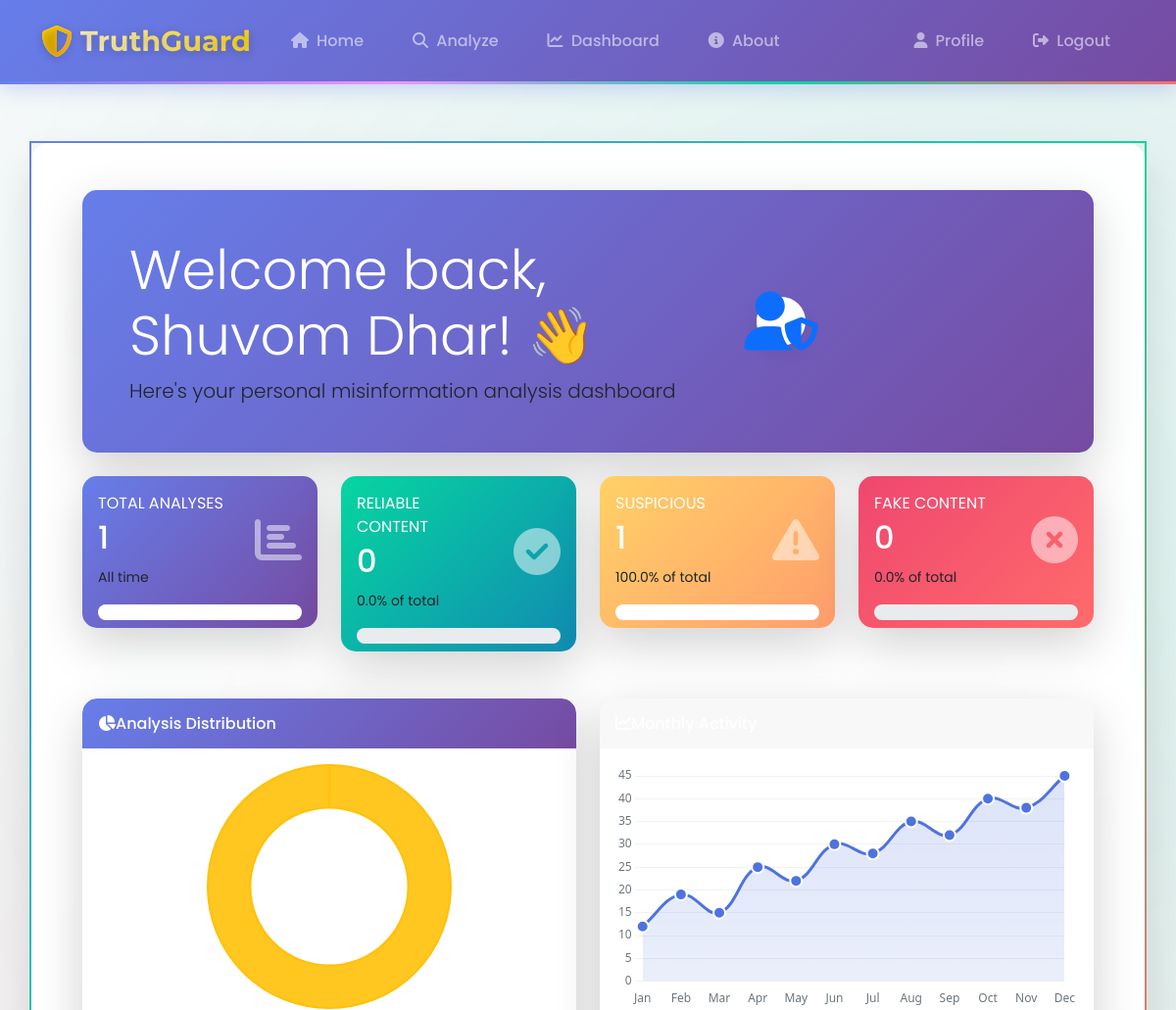
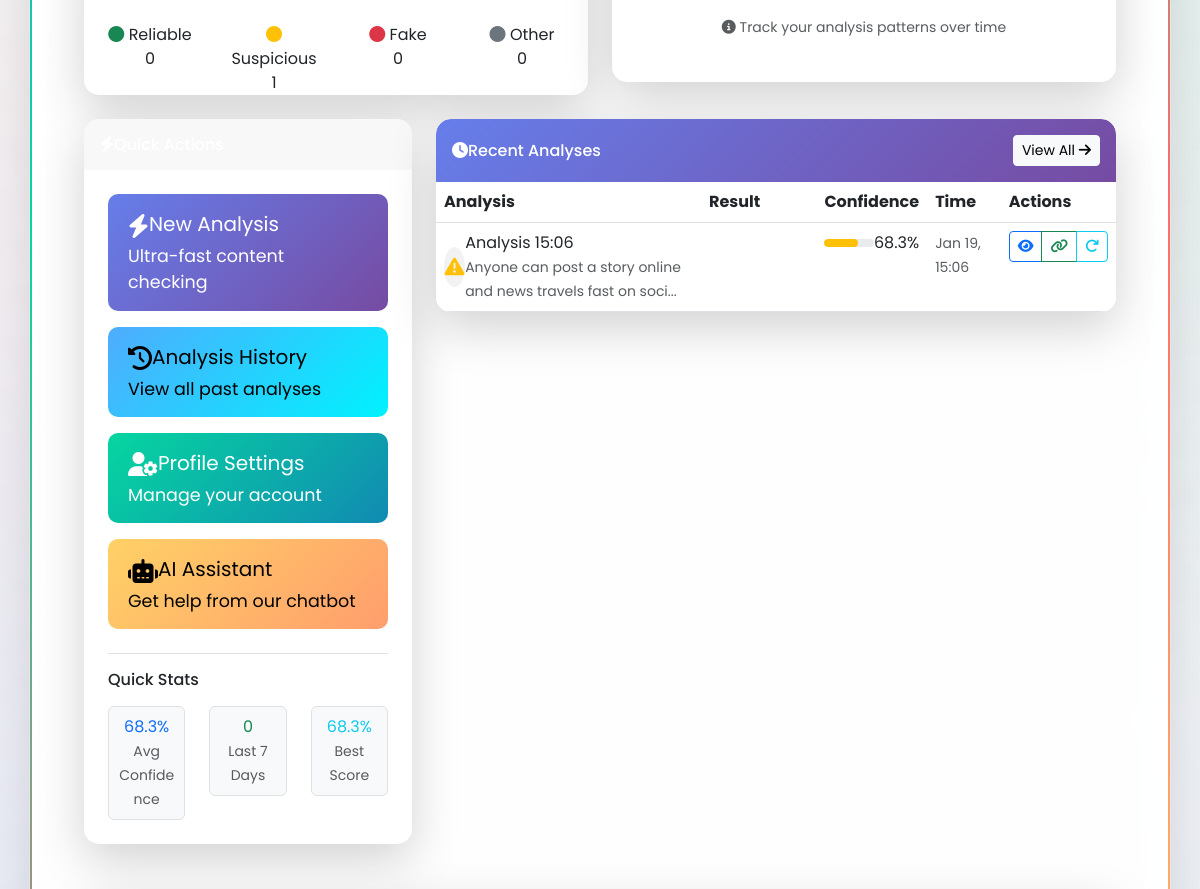
/dashboard (signed in, upper part), run on an earlier commit of the app's database (2 pictures, top to bottom).
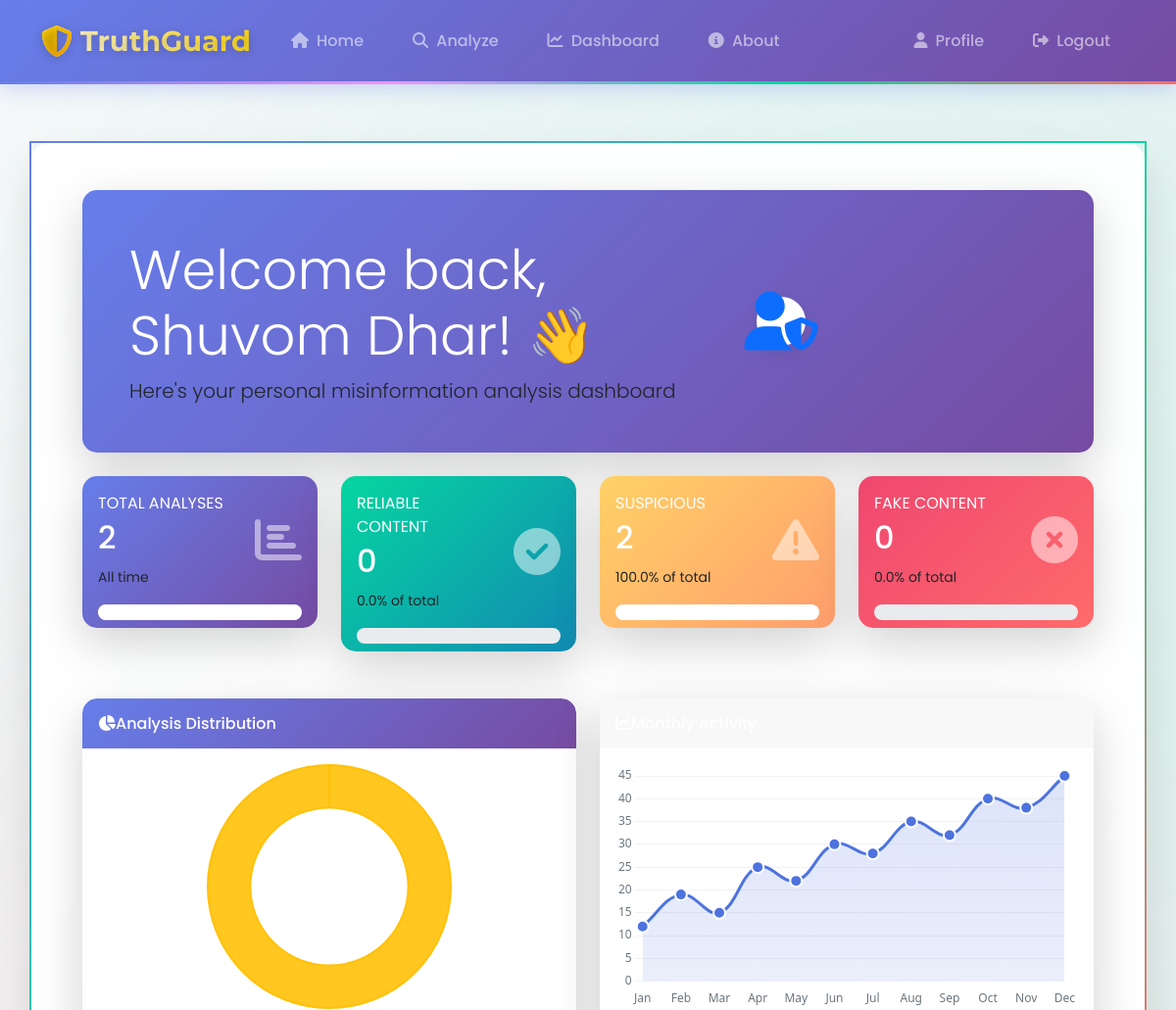
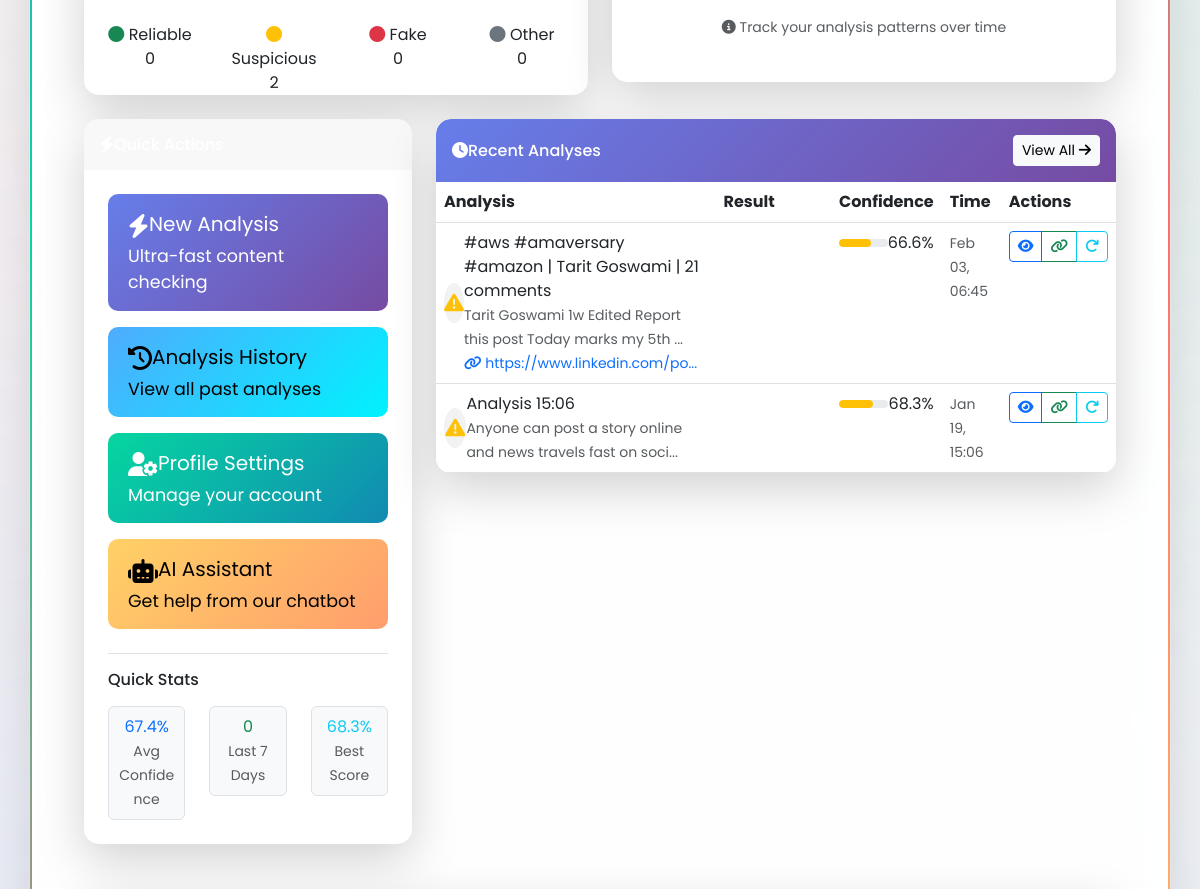
And on a later commit of the database (2 pictures, top to bottom).
### app.py (models this page shows, shortened)
class Analysis(db.Model):
    __tablename__ = 'analyses'
    id = db.Column(db.Integer, primary_key=True)
    title = db.Column(db.Text, default='')
    content = db.Column(db.Text, default='')  # raw text content (for display/search)
    article_data = db.Column(db.JSON, nullable=True)  # optional structured article extraction
    source_url = db.Column(db.Text, nullable=True)  # This should be nullable
    classification = db.Column(db.String(20), nullable=False, default='UNKNOWN')  # RELIABLE, SUSPICIOUS, FAKE, etc.
    confidence_score = db.Column(db.Float, nullable=True)
    sentiment_score = db.Column(db.Float, nullable=True)
    sensationalism_score = db.Column(db.Float, nullable=True)
    credibility_score = db.Column(db.Float, nullable=True)
    key_findings = db.Column(db.Text, default='[]')  # JSON string
    recommendations = db.Column(db.Text, nullable=True)  # JSON string
    fact_checks = db.Column(db.Text, nullable=True)  # JSON string
    analysis_metadata = db.Column(db.Text, default='{}')  # JSON string (e.g. word count, etc.)
    is_quick_analysis = db.Column(db.Boolean, default=False)
    user_id = db.Column(db.Integer, db.ForeignKey('user.id'), nullable=False)
    created_at = db.Column(db.DateTime, default=lambda: datetime.now(timezone.utc))
    updated_at = db.Column(db.DateTime, default=lambda: datetime.now(timezone.utc),
                           onupdate=lambda: datetime.now(timezone.utc))

### app.py (the view)
@app.route('/dashboard')
@login_required
def dashboard():
    try:
        analyses = Analysis.query.filter_by(user_id=current_user.id).order_by(Analysis.created_at.desc()).limit(
            10).all()
    except Exception as e:
        app.logger.error(f"Failed to query analyses: {e}")
        analyses = []
    total = Analysis.query.filter_by(user_id=current_user.id).count()
    reliable = Analysis.query.filter_by(user_id=current_user.id, classification='RELIABLE').count()
    suspicious = Analysis.query.filter_by(user_id=current_user.id, classification='SUSPICIOUS').count()
    fake = Analysis.query.filter_by(user_id=current_user.id, classification='FAKE').count()
    avg_confidence = db.session.query(db.func.avg(Analysis.confidence_score)).filter(
        Analysis.user_id == current_user.id).scalar() or 0
    if avg_confidence:
        avg_confidence = avg_confidence * 100  # Convert to percentage
    from datetime import datetime, timedelta, timezone
    week_ago = datetime.now(timezone.utc) - timedelta(days=7)
    recent_count = Analysis.query.filter(
        Analysis.user_id == current_user.id,
        Analysis.created_at >= week_ago
    ).count()
    max_confidence_result = db.session.query(db.func.max(Analysis.confidence_score)).filter(
        Analysis.user_id == current_user.id).scalar()
    max_confidence = (max_confidence_result or 0) * 100
    stats = {
        'total': total,
        'reliable': reliable,
        'suspicious': suspicious,
        'fake': fake,
        'reliable_percent': round((reliable / total * 100) if total > 0 else 0, 1),
        'fake_percent': round((fake / total * 100) if total > 0 else 0, 1)
    }
    return render_template('dashboard.html',
                           user=current_user,
                           analyses=analyses,
                           stats=stats,
                           avg_confidence=avg_confidence,
                           recent_count=recent_count,
                           max_confidence=max_confidence)

### app.py (called while the page is built)
@login_manager.user_loader
def load_user(user_id):
    try:
        return db.session.get(User, int(user_id))
    except Exception:
        return None

@app.context_processor
def inject_gemini_status():
    return {
        'gemini_available': _GEMINI_AVAILABLE,
        'gemini_model': _GEMINI_MODEL,
        'gemini_api_key_set': bool(_GEMINI_API_KEY and _GEMINI_API_KEY != 'your-gemini-api-key-here')
    }

### templates/dashboard.html (shortened to what the changed rows need)
{% extends "base.html" %}
{% block extra_css %}
<link rel="stylesheet" href="https://cdnjs.cloudflare.com/ajax/libs/animate.css/4.1.1/animate.min.css">
{% endblock %}
{% block content %}
<div class="container-fluid py-4">
    <div class="row mb-4">
        <div class="col-lg-12">
            <div class="card shadow-lg border-0 animate__animated animate__fadeIn">
                <div class="card-body gradient-welcome p-5 rounded">
                    <div class="row align-items-center">
                        <div class="col-md-8">
                            <h1 class="text-white display-4 mb-2">Welcome back, {{ user.name }}! 👋</h1>
                        </div>
                    </div>
                </div>
            </div>
        </div>
    </div>
    <div class="row mb-4">
        <div class="col-xl-3 col-md-6 mb-4">
            <div class="card gradient-primary shadow-lg border-0 animate__animated animate__fadeInUp">
                <div class="card-body">
                    <div class="row align-items-center">
                        <div class="col mr-2">
                            <div class="text-xs font-weight-bold text-white text-uppercase mb-1">
                                Total Analyses</div>
                            <div class="h2 mb-0 font-weight-bold text-white">{{ stats.total }}</div>
                            <div class="mt-2">
                                <span class="text-white-75 small">All time</span>
                            </div>
                        </div>
                    </div>
                </div>
            </div>
        </div>
        <div class="col-xl-3 col-md-6 mb-4">
            <div class="card gradient-warning shadow-lg border-0 animate__animated animate__fadeInUp animate__delay-2s">
                <div class="card-body">
                    <div class="row align-items-center">
                        <div class="col mr-2">
                            <div class="text-xs font-weight-bold text-white text-uppercase mb-1">
                                Suspicious</div>
                            <div class="h2 mb-0 font-weight-bold text-white">{{ stats.suspicious }}</div>
                            <div class="mt-2">
                                {% if stats.total > 0 %}
                                <span class="text-white-75 small">{{ ((stats.suspicious / stats.total) * 100)|round(1) }}% of total</span>
                                {% else %}
                                <span class="text-white-75 small">0% of total</span>
                                {% endif %}
                            </div>
                        </div>
                    </div>
                </div>
            </div>
        </div>
    </div>
    <div class="row mb-4">
        <div class="col-xl-6 col-lg-6">
            <div class="card shadow-lg border-0 chart-card animate__animated animate__fadeInLeft">
                <div class="card-body">
                    <div class="mt-4 text-center">
                        <div class="row">
                            <div class="col-3">
                                <span class="d-block"><i class="fas fa-circle text-warning"></i> Suspicious</span>
                                <span class="font-weight-bold">{{ stats.suspicious }}</span>
                            </div>
                        </div>
                    </div>
                </div>
            </div>
        </div>
    </div>
    <div class="row">
        <div class="col-lg-4 mb-4">
            <div class="card shadow-lg border-0 animate__animated animate__fadeInUp">
                <div class="card-body p-4">
                    <div class="mt-4 pt-3 border-top">
                        <div class="row text-center">
                            <div class="col-4">
                                <div class="border rounded p-2 bg-light">
                                    <div class="text-primary font-weight-bold">
                                        {% if avg_confidence %}{{ avg_confidence|round(1) }}%{% else %}0%{% endif %}
                                    </div>
                                    <small class="text-muted">Avg Confidence</small>
                                </div>
                            </div>
                        </div>
                    </div>
                </div>
            </div>
        </div>
        <div class="col-lg-8 mb-4">
            <div class="card shadow-lg border-0 animate__animated animate__fadeInUp">
                <div class="card-body p-0">
                    {% if analyses %}
                    <div class="table-responsive">
                        <table class="table table-hover mb-0">
                            <thead class="thead-light">
                                <tr>
                                    <th class="border-top-0">Analysis</th>
                                    <th class="border-top-0">Result</th>
                                    <th class="border-top-0">Confidence</th>
                                    <th class="border-top-0">Time</th>
                                    <th class="border-top-0">Actions</th>
                                </tr>
                            </thead>
                            <tbody>
                                {% for analysis in analyses %}
                                <tr class="analysis-row" data-id="{{ analysis.id }}">
                                    <td>
                                        <div class="d-flex align-items-center">
                                            <div class="analysis-icon mr-3">
                                                {% if analysis.classification == 'RELIABLE' %}
                                                <i class="fas fa-check-circle text-success fa-lg"></i>
                                                {% elif analysis.classification == 'SUSPICIOUS' %}
                                                <i class="fas fa-exclamation-triangle text-warning fa-lg"></i>
                                                {% elif analysis.classification == 'FAKE' %}
                                                <i class="fas fa-times-circle text-danger fa-lg"></i>
                                                {% else %}
                                                <i class="fas fa-question-circle text-secondary fa-lg"></i>
                                                {% endif %}
                                            </div>
                                            <div>
                                                <div class="font-weight-bold">{{ analysis.title or 'Untitled Analysis' }}</div>
                                                <small class="text-muted">
                                                    {{ analysis.content[:60] }}...
                                                    {% if analysis.source_url %}
                                                    <br><i class="fas fa-link text-primary mr-1"></i>
                                                    <span class="text-primary">{{ analysis.source_url|truncate(30) }}</span>
                                                    {% endif %}
                                                </small>
                                            </div>
                                        </div>
                                    </td>
                                    <td>
                                        {% if analysis.classification == 'RELIABLE' %}
                                        <span class="badge badge-success badge-pill px-3 py-2">
                                            <i class="fas fa-check mr-1"></i>Reliable
                                        </span>
                                        {% elif analysis.classification == 'SUSPICIOUS' %}
                                        <span class="badge badge-warning badge-pill px-3 py-2">
                                        </span>
                                        {% elif analysis.classification == 'FAKE' %}
                                        <span class="badge badge-danger badge-pill px-3 py-2">
                                            <i class="fas fa-times mr-1"></i>Fake
                                        </span>
                                        {% else %}
                                        <span class="badge badge-secondary badge-pill px-3 py-2">
                                            <i class="fas fa-question mr-1"></i>{{ analysis.classification }}
                                        </span>
                                        {% endif %}
                                    </td>
                                    <td>
                                        {% if analysis.confidence_score %}
                                        <div class="d-flex align-items-center">
                                            <div class="progress flex-grow-1 mr-2" style="height: 8px;">
                                                <div class="progress-bar
                                                    {% if analysis.confidence_score >= 0.7 %}bg-success
                                                    {% elif analysis.confidence_score >= 0.4 %}bg-warning
                                                    {% else %}bg-danger{% endif %}"
                                                    style="width: {{ analysis.confidence_score * 100 }}%">
                                                </div>
                                            </div>
                                            <span class="font-weight-bold">{{ (analysis.confidence_score * 100)|round(1) }}%</span>
                                        </div>
                                        {% else %}
                                        <span class="text-muted">N/A</span>
                                        {% endif %}
                                    </td>
                                    <td>
                                        <small class="text-muted" title="{{ analysis.created_at }}">
                                            {{ analysis.created_at.strftime('%b %d, %H:%M') }}
                                        </small>
                                    </td>
                                    <td>
                                        <div class="btn-group btn-group-sm" role="group">
                                            <a href="/analysis/{{ analysis.id }}" class="btn btn-outline-primary" title="View Details">
                                                <i class="fas fa-eye"></i>
                                            </a>
                                            <button class="btn btn-outline-success copy-analysis" data-id="{{ analysis.id }}" title="Copy Link">
                                                <i class="fas fa-link"></i>
                                            </button>
                                            <button class="btn btn-outline-info reanalyze-btn" data-id="{{ analysis.id }}" title="Re-analyze">
                                                <i class="fas fa-redo"></i>
                                            </button>
                                        </div>
                                    </td>
                                </tr>
                                {% endfor %}
                            </tbody>
                        </table>
                    </div>
                    {% endif %}
                </div>
            </div>
        </div>
    </div>
</div>
{% endblock %}

What changed in the data, as far as the page shows it:
added Analysis: classification "SUSPICIOUS" (drawn), title "#aws #amaversary #amazon | Tarit Goswami | 21 comments", content "Tarit Goswami 1w Edited Report this post Today marks my 5th", source_url "https://www.linkedin.com/po...", (analysis.confidence_score*100)|round(1) "66.6", created_at "Feb 03, 06:45"
Also different on the page:
{{ stats.total }}: "1" → "2"
{{ stats.suspicious }}: "1" → "2"
{{ avg_confidence|round(1) }}: "68.3" → "67.4"
